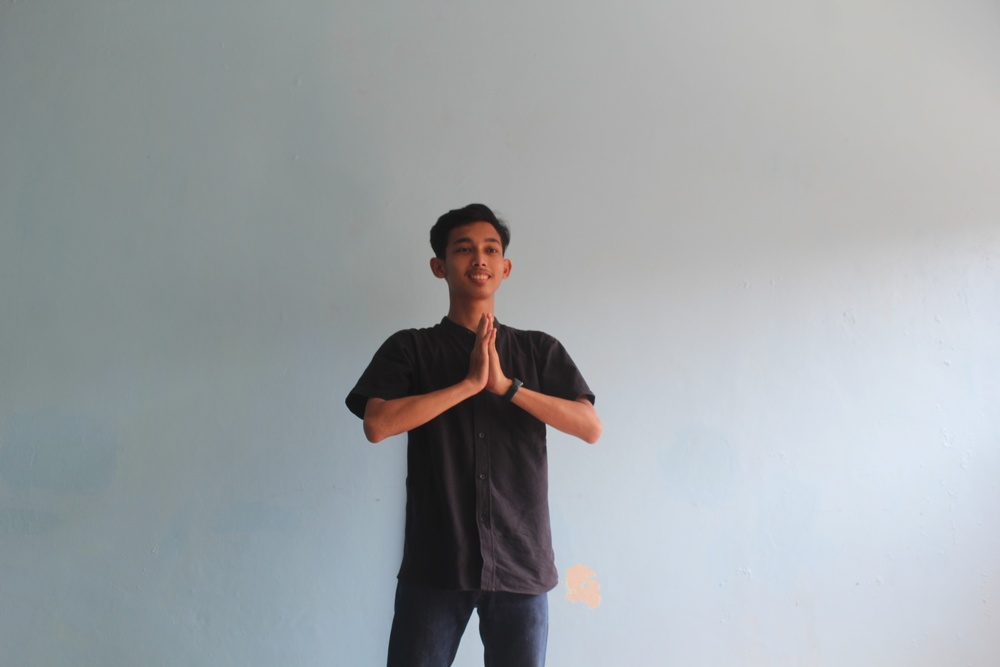
#> input picture Me.JPG, 1000 x 667 px, shrunk from 5184 x 3456 before the run
$ python tugas.py
#> lines starting #> are read from the running program, lines starting #| are printed output that depends on the picture; after the words box and inside, x2 and y2 are one past the last pixel; in counts of white or black regions, pixels touching at a corner belong together
# Imports Pustaka
import cv2
from matplotlib import pyplot as plt
import numpy as np

# Loading Gambar
file = "./Me.JPG"
img = cv2.imread(file)
#> img is the input picture: shape (667, 1000, 3); mean B, G, R 166.3, 163.2, 158.2
img = cv2.cvtColor(img, cv2.COLOR_BGR2RGB)
plt.imshow(img)
plt.show()

# Konversi citra warna menjadi abu-abu
gray = cv2.cvtColor(img, cv2.COLOR_BGR2GRAY)
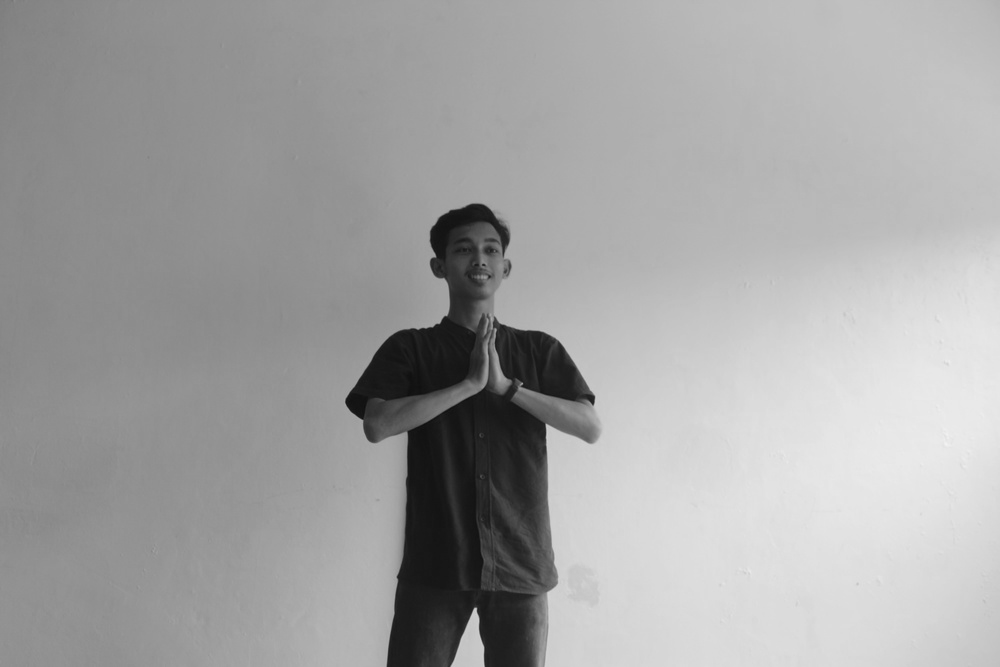
#> gray: shape (667, 1000); min 14, max 243, mean 163.5
thresh = cv2.adaptiveThreshold(
    gray, 255, cv2.ADAPTIVE_THRESH_GAUSSIAN_C, cv2.THRESH_BINARY_INV, 21, 5
)
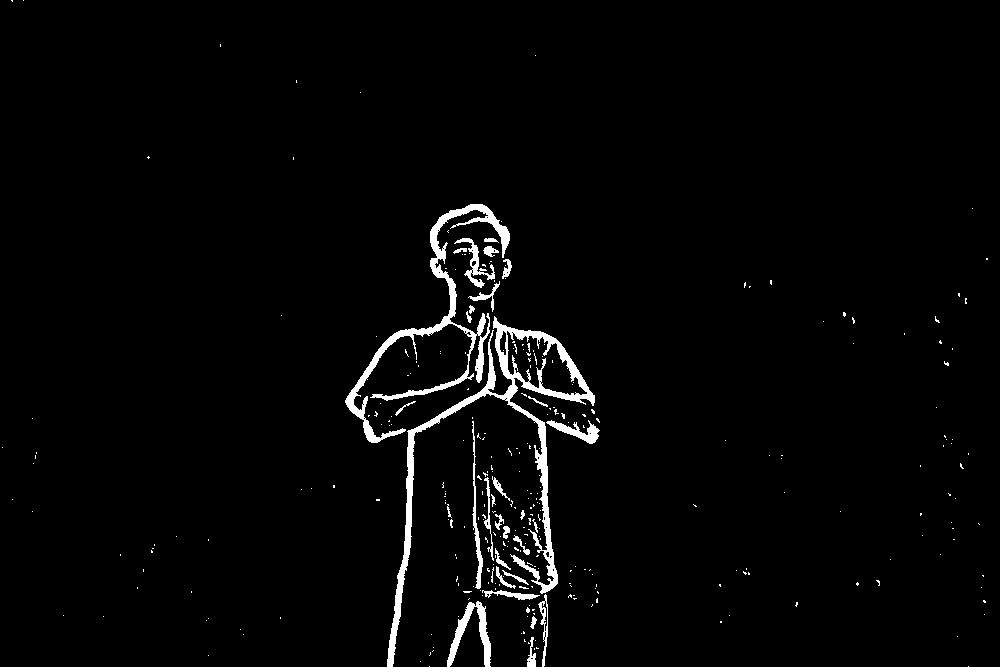
#> thresh: shape (667, 1000); 2.4% white; 309 white regions (277 under 20 px)

# Fungsi untuk menemukan kontur
contours, _ = cv2.findContours(thresh, cv2.RETR_TREE, cv2.CHAIN_APPROX_SIMPLE)
#> contours = 352 contours, 321 with area under 20; largest, box (x1, y1, x2, y2) and area: (387, 316, 595, 667) 7990, (345, 204, 510, 443) 3474, (506, 330, 588, 396) 2717, (447, 601, 491, 667) 792, (546, 420, 600, 444) 408
detected_contours = img.copy()
cv2.drawContours(detected_contours, contours, -1, (0, 255, 0), -1)
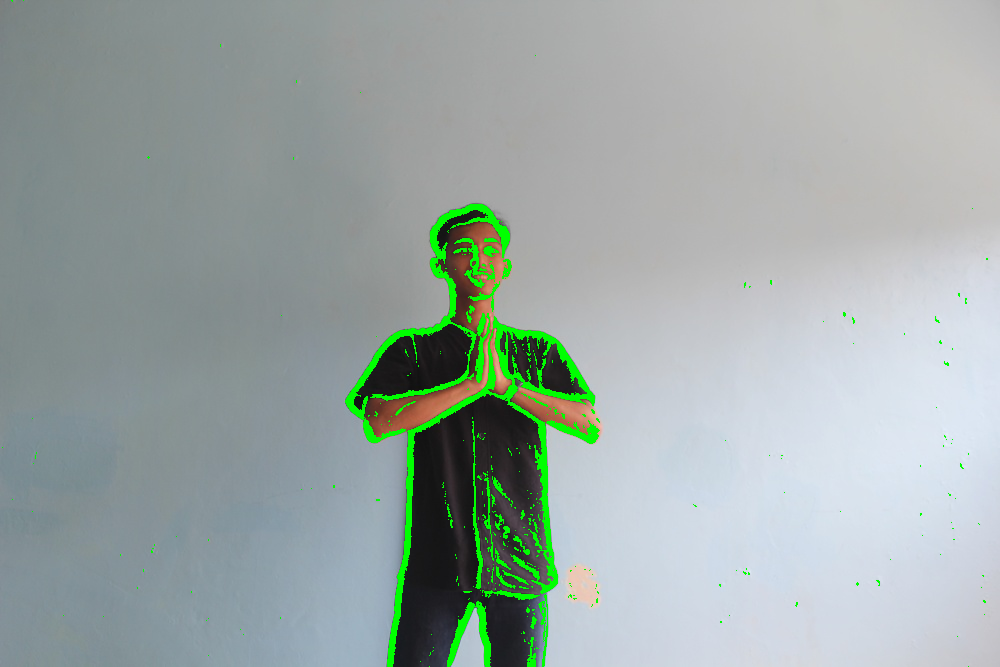
#> detected_contours: shape (667, 1000, 3); mean R, G, B 156.6, 168.1, 165
plt.imshow(detected_contours)
plt.title('Detected contours')
plt.show()

contours, _ = cv2.findContours(
    thresh, cv2.RETR_EXTERNAL, cv2.CHAIN_APPROX_SIMPLE
)
#> contours = 292 contours, 265 with area under 20; largest, box (x1, y1, x2, y2) and area: (387, 316, 595, 667) 7990, (345, 204, 510, 443) 3474, (447, 601, 491, 667) 792, (546, 420, 600, 444) 408, (454, 238, 495, 288) 382

# Masking gambar
highlight = np.ones_like(img)
cv2.drawContours(highlight, contours, -1, (0, 200, 175), cv2.FILLED)
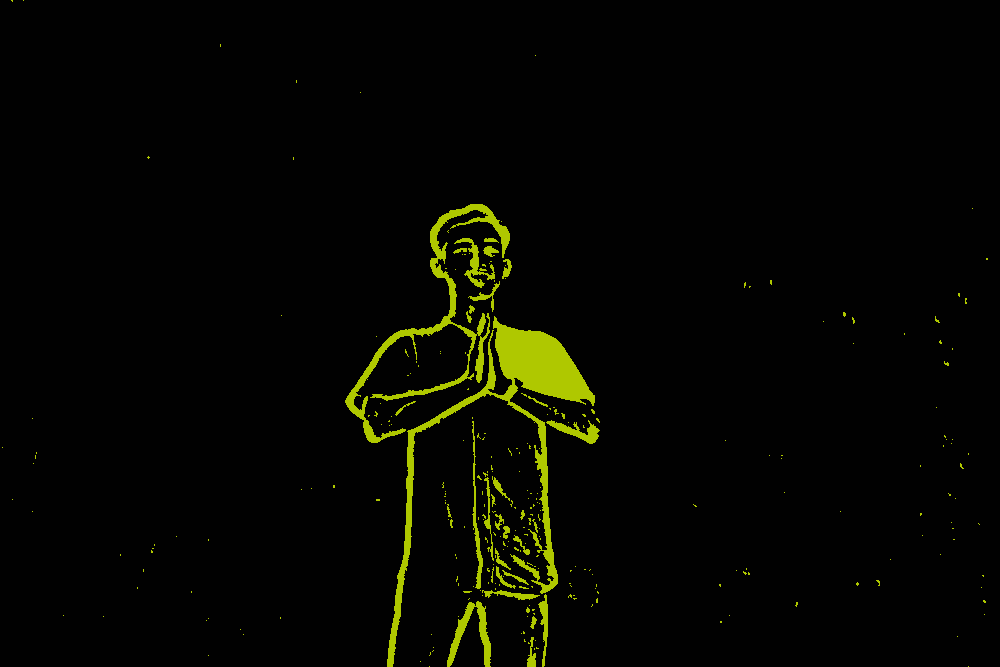
#> highlight: shape (667, 1000, 3); mean of channels 0, 1, 2 1, 6.6, 5.9; drawn as B, G, R
plt.imshow(highlight)
plt.title('Highlight contour with color')
plt.show()

# Penyamaran kembali atau ulang
mask = np.zeros_like(img)
cv2.drawContours(mask, contours, -1, (255, 255, 255), cv2.FILLED)
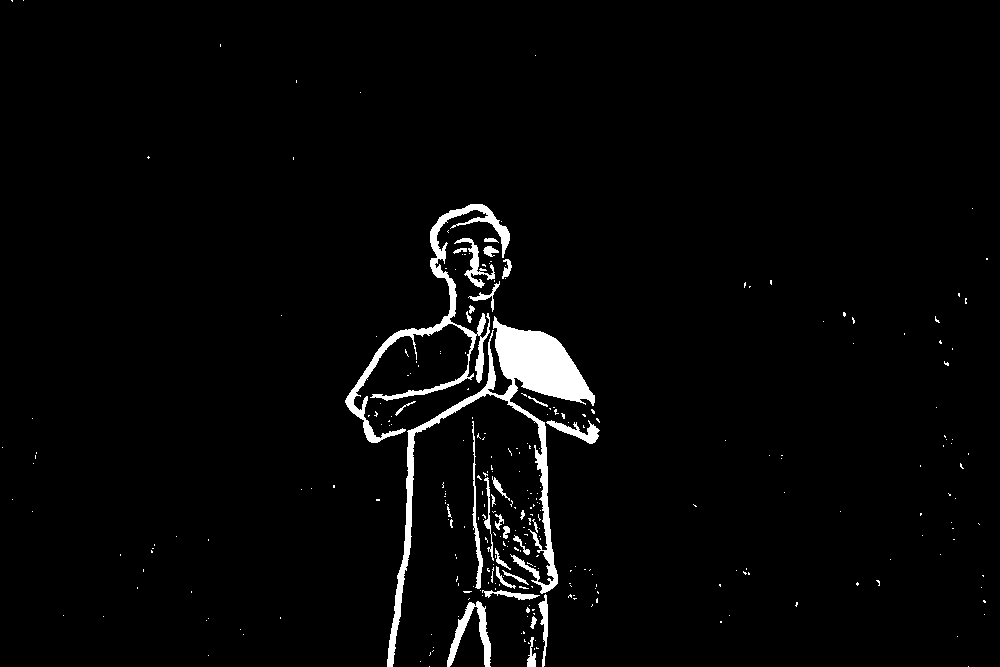
#> mask: shape (667, 1000, 3); 2.8% white; 292 white regions (260 under 20 px), largest, box (x1, y1, x2, y2) and area: (387, 316, 595, 667) 8877, (345, 204, 510, 443) 4258, (447, 601, 491, 667) 934
foreground = cv2.bitwise_and(img, mask)
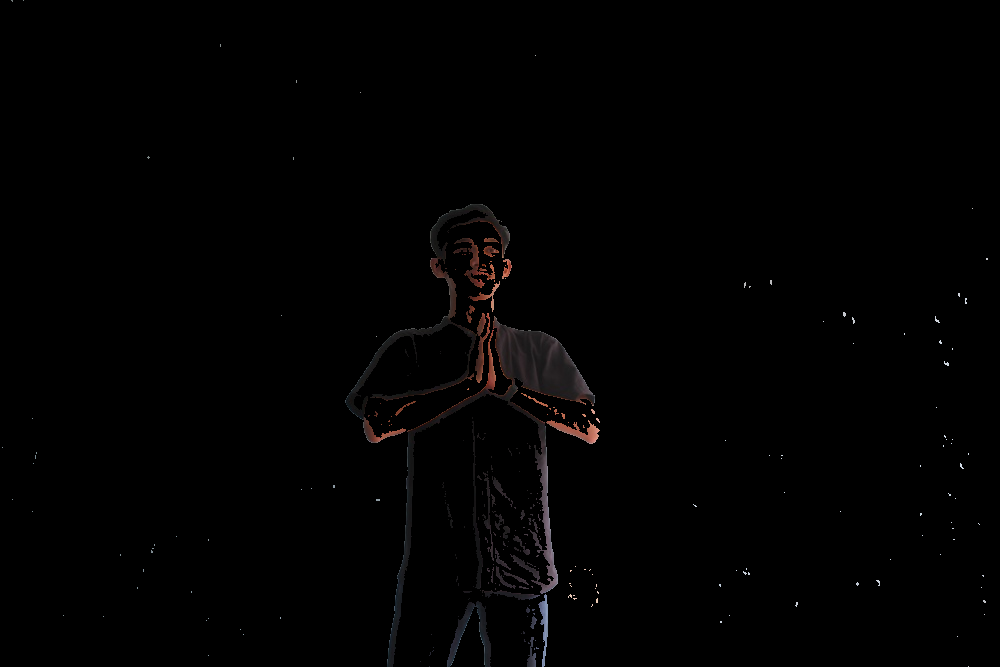
#> foreground: shape (667, 1000, 3); mean R, G, B 1.7, 1.4, 1.4

# Tepi
plt.imshow(foreground)
plt.title('Extract contours')
plt.show()

# --main-plot--
contours = {
    "Original": img,
    "Detected contours": detected_contours,
    "Color contours": highlight,
    "Extract contours": foreground
}

plt.subplots_adjust(wspace=.2, hspace=.2)
plt.tight_layout()

for i, (key, value) in enumerate(contours.items()):
    plt.subplot(2, 2, i + 1)
    plt.tick_params(labelbottom=False)
    plt.tick_params(labelleft=False)
    plt.title(key)
    plt.imshow(value)
#> this loop made 4 passes

plt.show()
